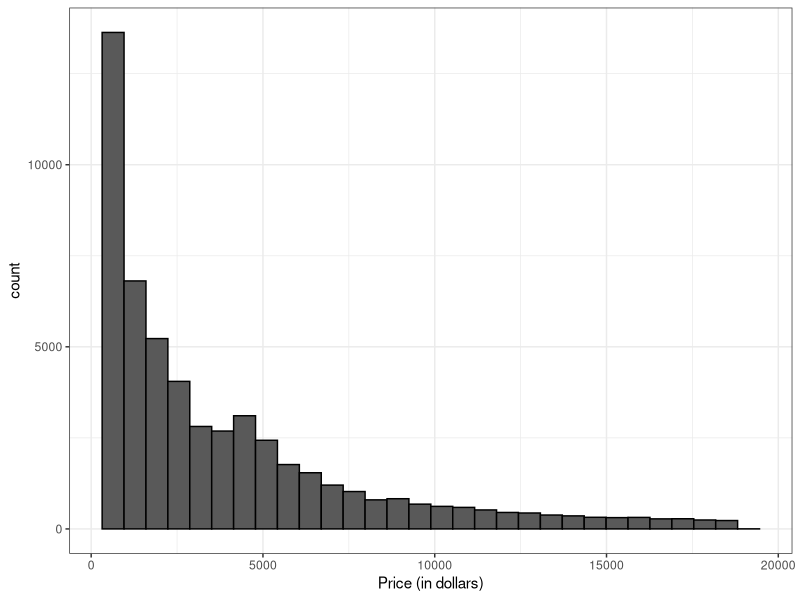

This chart was generated by the following R code: (Note: this script raises an error after producing the figure.)
library(tidyverse)
library(kableExtra)

############################################################
# part (a)
############################################################

# create the histogram of diamond price
p_hist <- diamonds %>%
  ggplot(aes(x = price)) +
  geom_histogram(color = "black") +
  labs(x = "Price (in dollars)") +
  theme_bw()

# save plot to disk
ggsave(filename = "figures-and-tables/price-histogram.pdf", 
       plot = p_hist, 
       device = "pdf", 
       width = 4,
       height = 3)


############################################################
# part (b)
############################################################

# compute the mean diamond price by cut
price_by_cut <- diamonds %>% 
  group_by(cut) %>%
  summarise(mean_price = mean(price)) %>%
  rename(Cut = cut, `Mean Price ($)` = mean_price)

# format and save table
price_by_cut %>%
  kable(format = "latex", 
        row.names = NA,
        booktabs = TRUE,
        digits = 2,
        caption = "Mean diamond price by cut.",
        label = "diamond-price-by-cut") %>%
  kable_styling(latex_options = "hold_position") %>%
  save_kable("figures-and-tables/diamond-price-by-cut.tex")
  
############################################################
# part (c)
############################################################

lm_fit <- lm(price ~ carat, data = diamonds)
stargazer(lm_fit,
          title = "Results of regressing price on carat.",
          label = "tab:regression-output",
          out = "figures-and-tables/regression-output.tex")
